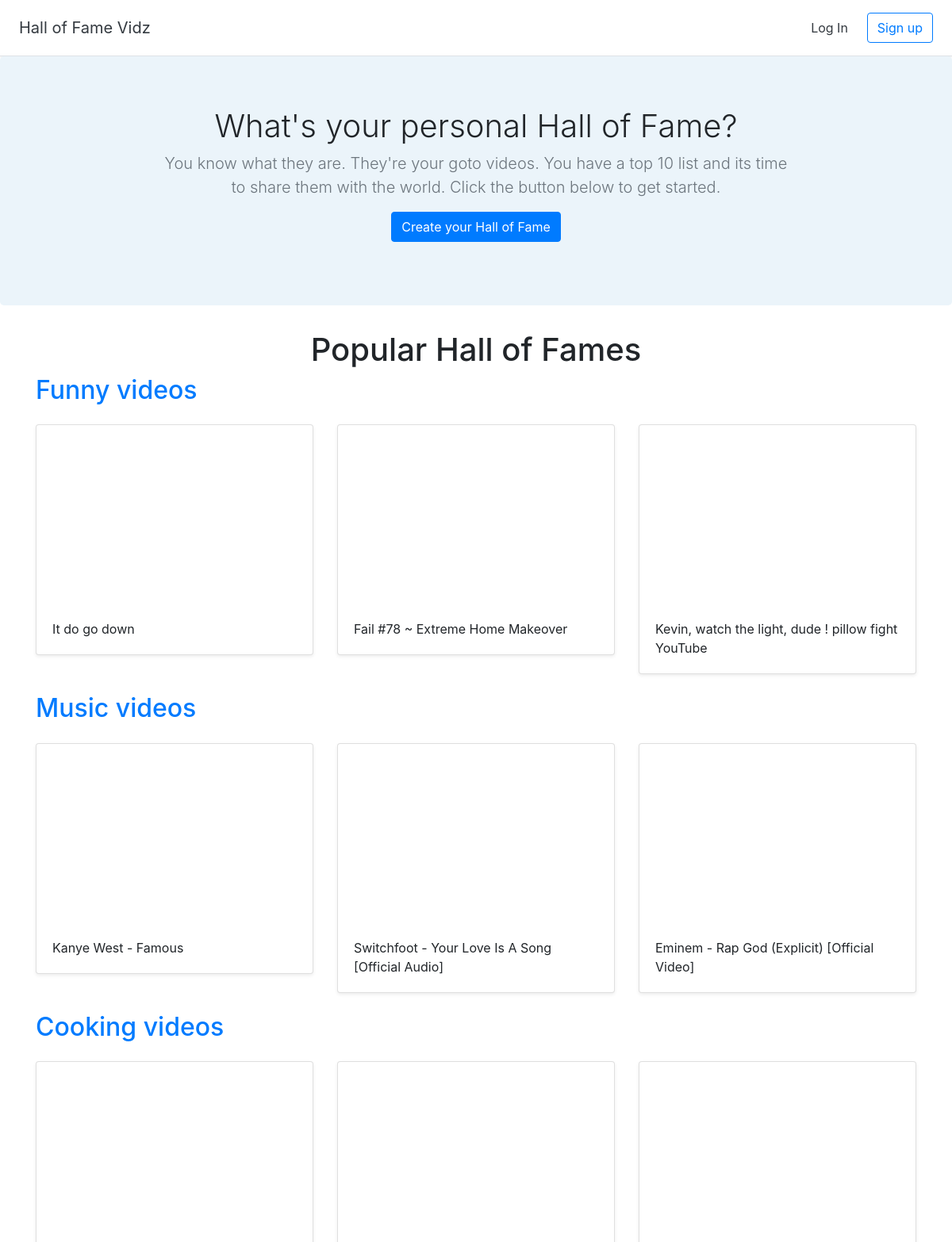
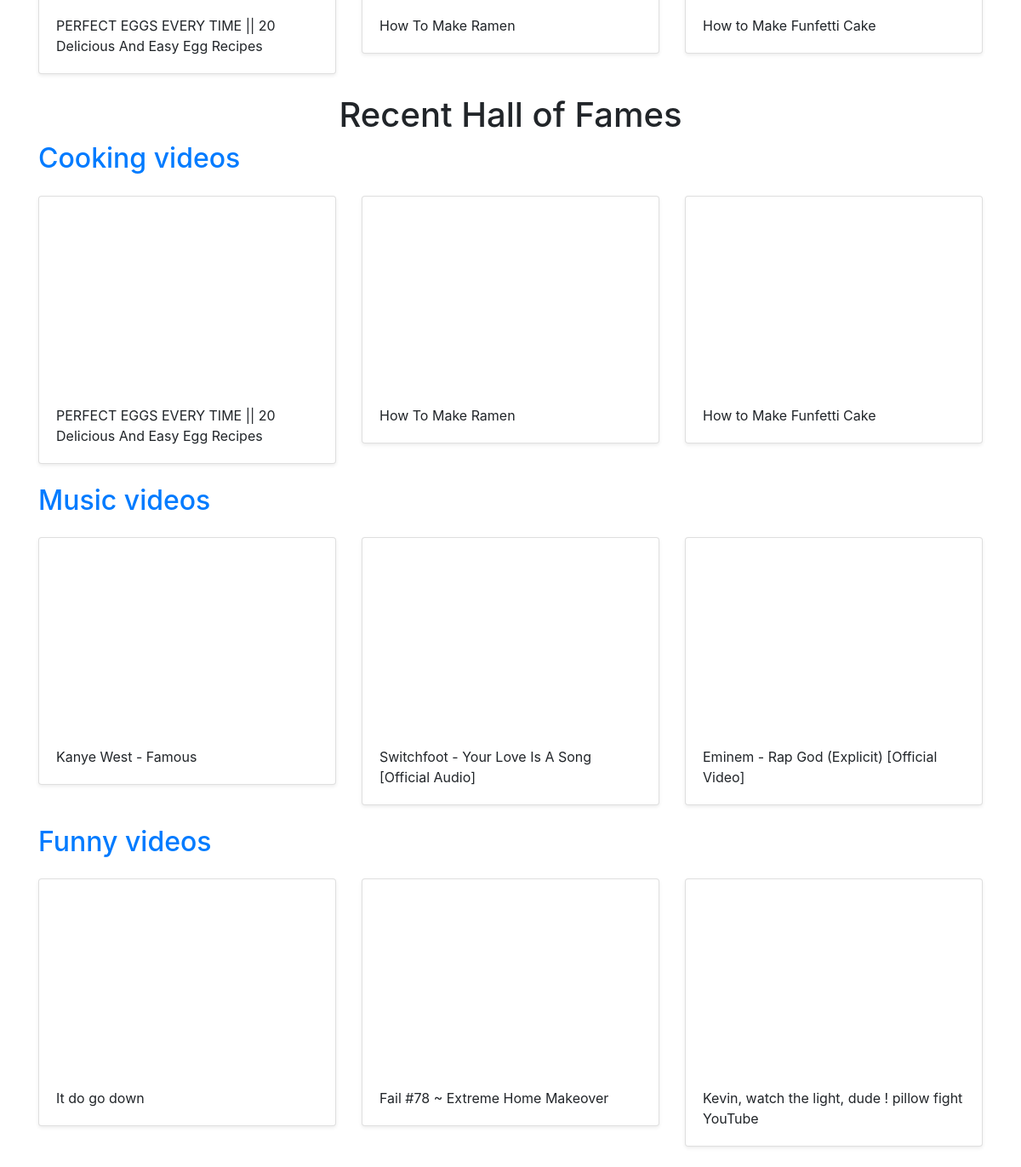
The page / on the database its author committed (2 pictures, top to bottom).
### halls/models.py (models this page shows, shortened)
class Hall(models.Model):
    title = models.CharField(max_length=255)
    user = models.ForeignKey(User, on_delete=models.CASCADE)

class Video(models.Model):
    title = models.CharField(max_length=255)
    url = models.URLField()
    youtube_id = models.CharField(max_length=255)
    hall = models.ForeignKey(Hall, on_delete=models.CASCADE)

### halls/views.py (the view)
# urls.py: 2. Add a URL to urlpatterns:  path('', views.home, name='home')
def home(request):
    recent_halls = Hall.objects.all().order_by('-id')[:3]
    popular_halls = [Hall.objects.get(pk=1), Hall.objects.get(pk=2), Hall.objects.get(pk=3)]
    return render(request, 'halls/home.html', {'recent_halls':recent_halls, 'popular_halls':popular_halls})

### halls/templates/halls/home.html
{% extends 'halls/base.html' %}
{% block content %}
<section class="jumbotron text-center">
<div class="container">
<h1 class="jumbotron-heading">What's your personal Hall of Fame?</h1>
<p class="lead text-muted">You know what they are. They're your goto videos. You have a top 10 list and its time to share them with the world. Click the button below to get started.</p>
<p><a href="{% url 'create_hall' %}" class="btn btn-primary">Create your Hall of Fame</a></p>
</div>
</section>
<div class='container'>
<h1 class="text-center">Popular Hall of Fames</h1>
{% for hall in popular_halls %}
<h2><a href="{% url 'detail_hall' hall.id %}">{{ hall.title }}</a></h2>
	<div class="row">
	{% for video in hall.video_set.all %}
		<div class="col-md-4 mt-3"><div class="card mb-4 shadow-sm">
		<iframe width="100%" height="225" src="https://www.youtube.com/embed/{{ video.youtube_id }}" frameborder="0" allow="accelerometer; autoplay; clipboard-write; encrypted-media; gyroscope; picture-in-picture" allowfullscreen></iframe>
		<div class="card-body"><p class="card-text">{{ video.title }}</p>
		</div>
		</div>
		</div>
	{% endfor %}
	</div>
{% endfor %}
<h1 class="text-center">Recent Hall of Fames</h1>
{% for hall in recent_halls %}
<h2><a href="{% url 'detail_hall' hall.id %}">{{ hall.title }}</a></h2>
	<div class="row">
	{% for video in hall.video_set.all %}
		<div class="col-md-4 mt-3"><div class="card mb-4 shadow-sm">
		<iframe width="100%" height="225" src="https://www.youtube.com/embed/{{ video.youtube_id }}" frameborder="0" allow="accelerometer; autoplay; clipboard-write; encrypted-media; gyroscope; picture-in-picture" allowfullscreen></iframe>
		<div class="card-body"><p class="card-text">{{ video.title }}</p>
		</div>
		</div>
		</div>
	{% endfor %}
	</div>
{% endfor %}
</div>
{% endblock %}

### halls/templates/halls/base.html (shortened to what this page needs)
<!doctype html>
<html lang="en">
{% load static %}
<head>
  <link rel="stylesheet" href="https://stackpath.bootstrapcdn.com/bootstrap/4.2.1/css/bootstrap.min.css">
  <link href="{% static 'custom.css' %}" rel="stylesheet">
</head>
<body>
  <div class="d-flex flex-column flex-md-row align-items-center p-3 px-md-4 bg-white border-bottom shadow-sm">
    <h5 class="my-0 mr-md-auto font-weight-normal"><a href="{% url 'home' %}" class="text-dark">Hall of Fame Vidz</a></h5>
    <nav class="my-2 my-md-0 mr-md-3">
      {% if user.is_authenticated %}
      <a class="p-2 text-dark" href="{% url 'dashboard' %}">Dashboard</a>
      <a class="p-2 text-dark" href="{% url 'logout' %}">Log Out</a>
      {% else %}
      <a class="p-2 text-dark" href="{% url 'login' %}">Log In</a>
      {% endif %}
    </nav>
    {% if user.is_authenticated == False %}
    <a class="btn btn-outline-primary" href="{% url 'signup' %}">Sign up</a>
    {% endif %}
  </div>
  {% block content %}
  {% endblock %}
</body>
</html>

### halls/static/custom.css (style rules this page uses)
.jumbotron { background-color: #EBF4FA; }
.jumbotron-heading { font-weight: 300; }
.jumbotron .container { max-width: 51rem; }

### rows shown on the page
Hall: title "Funny videos"
Video: title "It do go down"
Video: title "Fail #78 ~ Extreme Home Makeover"
Video: title "Kevin, watch the light, dude ! pillow fight YouTube"
Hall: title "Music videos"
Video: title "Kanye West - Famous"
Video: title "Switchfoot - Your Love Is A Song [Official Audio]"
Video: title "Eminem - Rap God (Explicit) [Official Video]"
Hall: title "Cooking videos"
Video: title "PERFECT EGGS EVERY TIME || 20 Delicious And Easy Egg Recipes"
Video: title "How To Make Ramen"
Video: title "How to Make Funfetti Cake"
